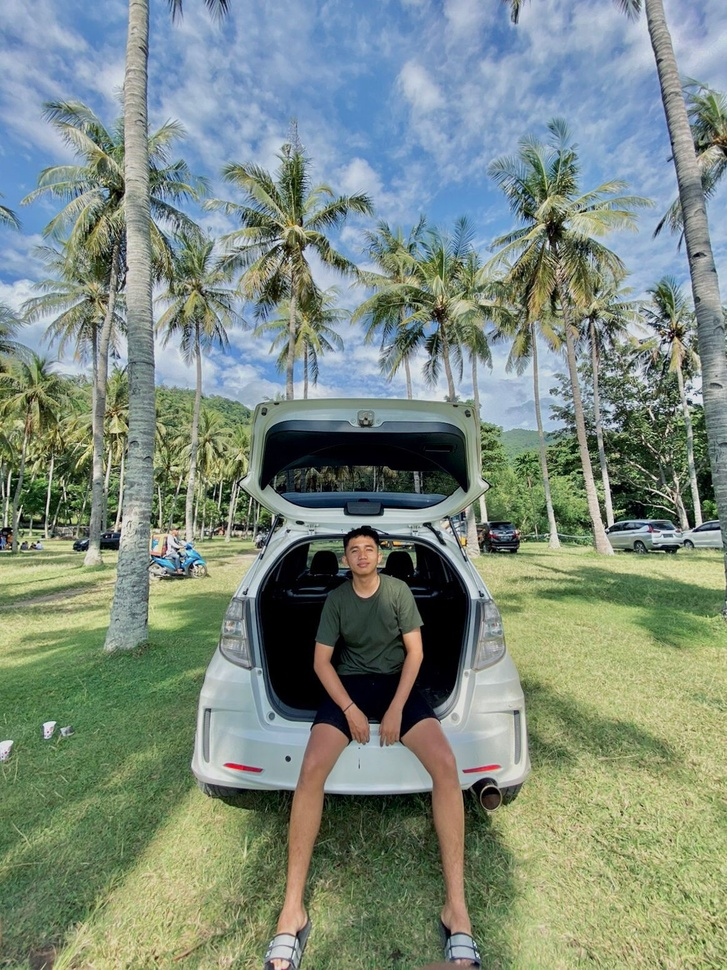
#> input picture PA-PC_202231103_Agil Alwinandar_C/agil.jpg, 727 x 970 px, shrunk from 1164 x 1552 before the run
$ jupyter execute 'UAS PCD.ipynb'
#> lines starting #> are read from the running program, lines starting #| are printed output that depends on the picture
[cell 1]
import cv2
import numpy as np
from matplotlib import pyplot as plt

[cell 2]
image = cv2.imread('agil.jpg')
#> image is the input picture: shape (970, 727, 3); mean B, G, R 127.4, 138.9, 124.5

[cell 3]
# Median Filtering
median_filtered = cv2.medianBlur(image, 5)

[cell 4]
# Menampilkan hasil
plt.figure(figsize=(10, 5))
plt.subplot(1, 2, 1), plt.imshow(cv2.cvtColor(image, cv2.COLOR_BGR2RGB)), plt.title('citra asli')
plt.subplot(1, 2, 2), plt.imshow(cv2.cvtColor(median_filtered, cv2.COLOR_BGR2RGB)), plt.title('After Median Filtering')
plt.show()
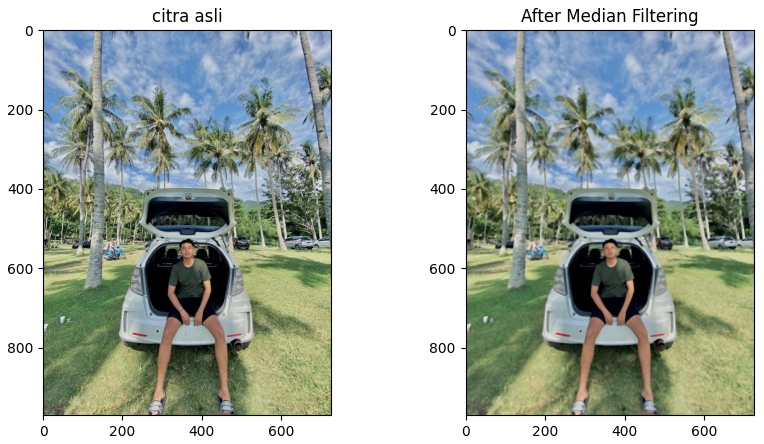
#> figure drawn by matplotlib, 2 panels

[cell 5]
gray_image = cv2.cvtColor(image, cv2.COLOR_BGR2GRAY)
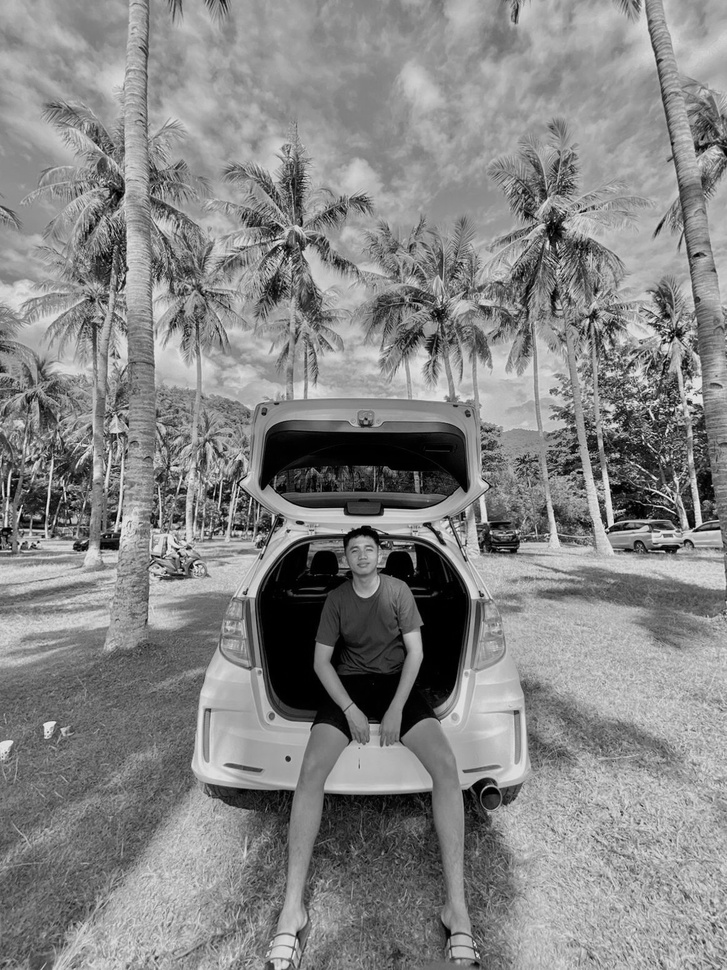
#> gray_image: shape (970, 727); min 0, max 244, mean 133.3

[cell 6]
def mean_filter(image, kernel_size):
    # Mendapatkan dimensi gambar
#> called with kernel_size = 5
    h, w = image.shape
#> h = 970; w = 727

    # Membuat padding untuk gambar
    pad_size = kernel_size // 2
    padded_image = cv2.copyMakeBorder(image, pad_size, pad_size, pad_size, pad_size, cv2.BORDER_CONSTANT, value=0)
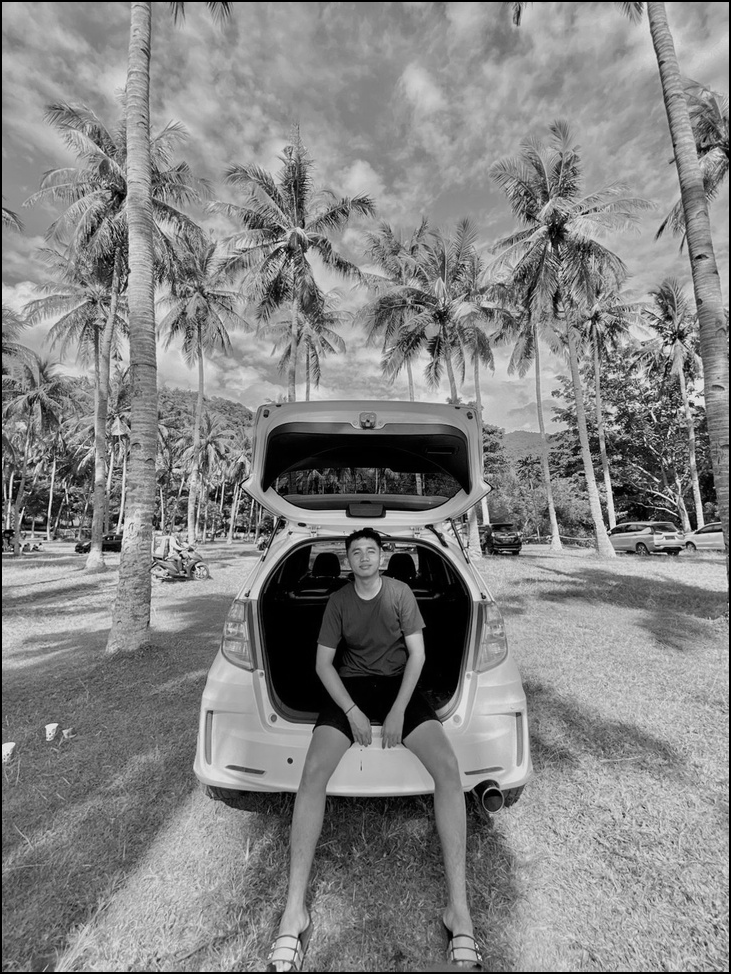
#> padded_image: shape (974, 731); min 0, max 244, mean 132

    # Membuat hasil gambar kosong
    mean_filtered = np.zeros_like(image)

    # Melakukan mean filtering
    for i in range(h):
        for j in range(w):
            # Mengambil nilai dari kernel
            kernel = padded_image[i:i+kernel_size, j:j+kernel_size]
            mean_value = np.mean(kernel)
            mean_filtered[i, j] = mean_value
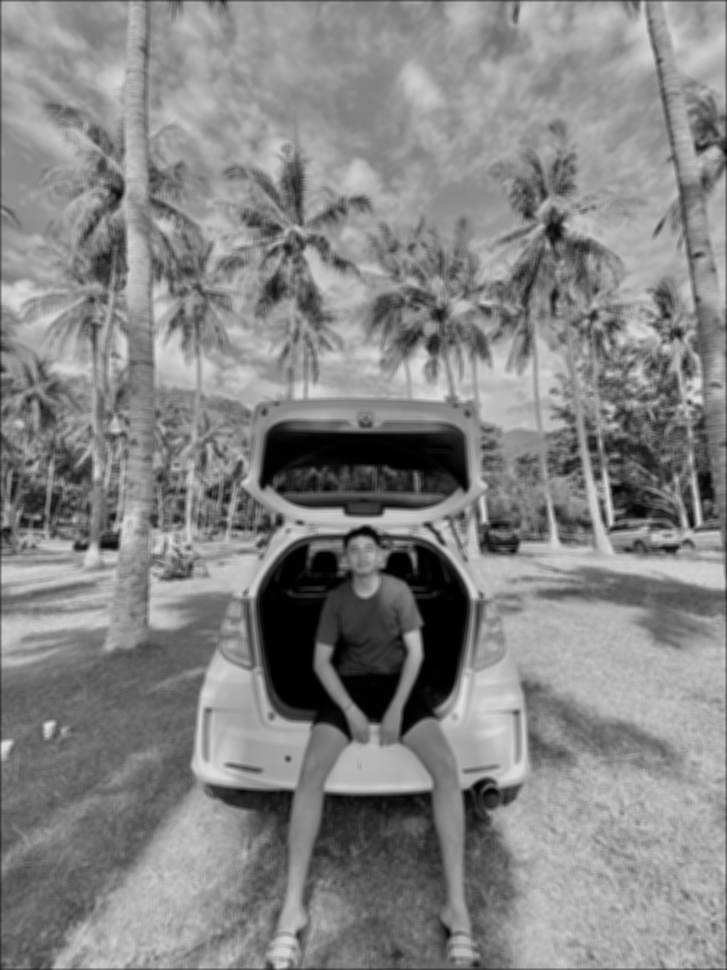
#> mean_filtered: shape (970, 727); min 0, max 223, mean 132.4

    return mean_filtered

[cell 7]
# Mean Filtering dengan kernel size 5
mean_filtered = mean_filter(gray_image, 5)

[cell 8]
# Menampilkan hasil
plt.figure(figsize=(10, 5))
plt.subplot(1, 2, 1), plt.imshow(gray_image, cmap='gray'), plt.title('Original Image')
plt.subplot(1, 2, 2), plt.imshow(mean_filtered, cmap='gray'), plt.title('Mean Filtered')
plt.show()
